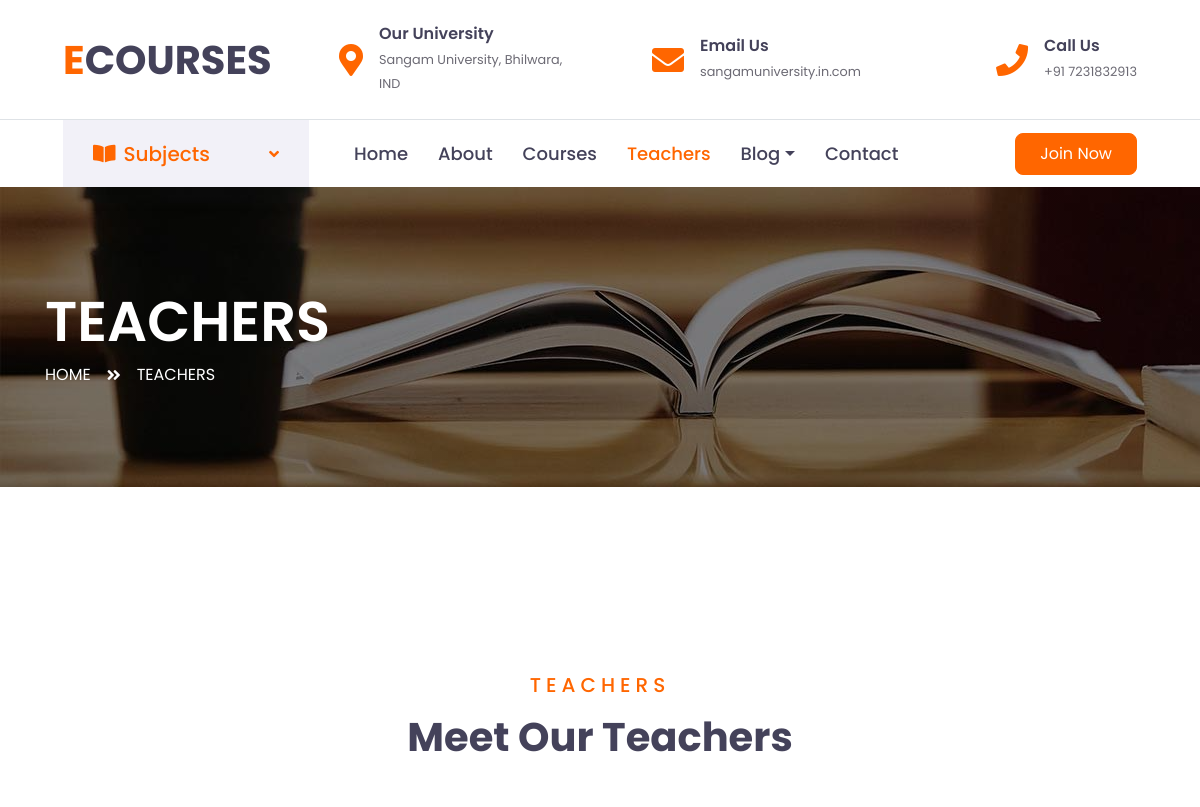
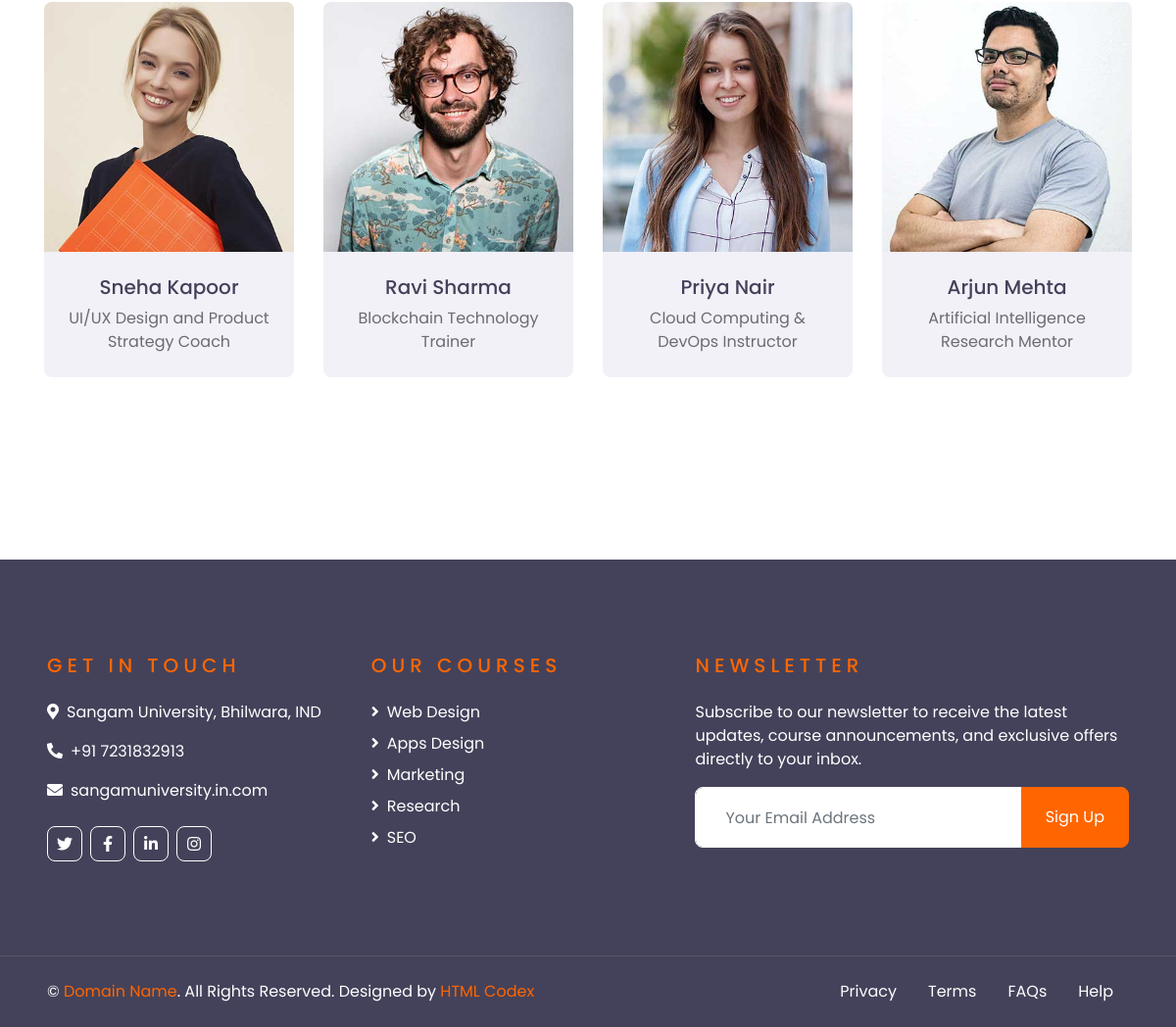
Page /teacher/ on the committed database (2 pictures, top to bottom).
### addTeachers/models.py (models this page shows, shortened)
class Teachers(models.Model):
    teacher_name = models.CharField(max_length=100)
    teacher_img = models.ImageField(upload_to='teacher_images/')
    expert_in = models.CharField(max_length=100)
    facebook_link = models.URLField(null=True, blank=True)
    twitter_link = models.URLField(null=True, blank=True)
    linkedin_link = models.URLField(null=True, blank=True)
    upload_date = models.DateTimeField(auto_now_add=True)

### tannu/views.py (the view)
# urls.py: path("teacher/", views.teacher_page, name='teacher_page'),
def teacher_page(request):
    teachers = Teachers.objects.order_by('-upload_date')
    return render(request, "teacher.html", {'teachers': teachers})

### templates/teacher.html (shortened to what this page needs)
{% extends 'base.html' %} {% load static %} {% block title %}Teachers{% endblock %} {% block content %}
<div class="container-fluid page-header" style="margin-bottom: 90px">
  <div class="container">
    <div
      class="d-flex flex-column justify-content-center"
      style="min-height: 300px"
    >
      <h3 class="display-4 text-white text-uppercase">Teachers</h3>
      <div class="d-inline-flex text-white">
        <p class="m-0 text-uppercase"><a class="text-white" href="">Home</a></p>
        <i class="fa fa-angle-double-right pt-1 px-3"></i>
        <p class="m-0 text-uppercase">Teachers</p>
      </div>
    </div>
  </div>
</div>
<div class="container-fluid py-5">
  <div class="container pt-5 pb-3">
    <div class="text-center mb-5">
      <h5 class="text-primary text-uppercase mb-3" style="letter-spacing: 5px">
        Teachers
      </h5>
      <h1>Meet Our Teachers</h1>
    </div>
    <div class="row">
      {% for teacher in teachers %}
      <div class="col-md-6 col-lg-3 text-center team mb-4">
        <div class="team-item rounded overflow-hidden mb-2">
          <div class="team-img position-relative">
            <img class="img-fluid" src="{{teacher.teacher_img.url }}" alt="" />
          </div>
          <div class="bg-secondary p-4">
            <h5>{{ teacher.teacher_name }}</h5>
            <p class="m-0">{{teacher.expert_in}}</p>
          </div>
        </div>
      </div>
      {% empty %}
        <div class="col-12"><p>No teachers found.</p></div>
      {% endfor %}
    </div>
  </div>
</div>
{% endblock %}

### rows in the picture
Teachers: teacher_img (picture), teacher_name "Sneha Kapoor", expert_in "UI/UX Design and Product Strategy Coach"
Teachers: teacher_img (picture), teacher_name "Ravi Sharma", expert_in "Blockchain Technology Trainer"
Teachers: teacher_img (picture), teacher_name "Priya Nair", expert_in "Cloud Computing & DevOps Instructor"
Teachers: teacher_img (picture), teacher_name "Arjun Mehta", expert_in "Artificial Intelligence Research Mentor"
